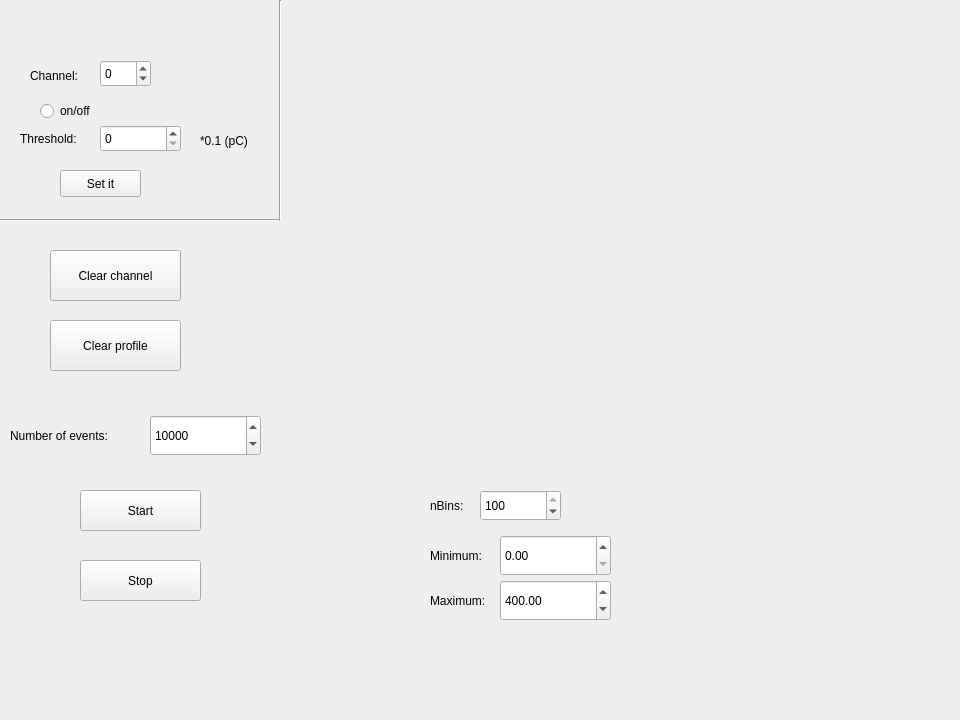
<?xml version="1.0" encoding="UTF-8"?>
<ui version="4.0">
 <class>QDC</class>
 <widget class="QWidget" name="QDC">
  <property name="geometry">
   <rect>
    <x>0</x>
    <y>0</y>
    <width>960</width>
    <height>720</height>
   </rect>
  </property>
  <property name="windowTitle">
   <string>Form</string>
  </property>
  <widget class="QLabel" name="label">
   <property name="geometry">
    <rect>
     <x>30</x>
     <y>60</y>
     <width>71</width>
     <height>31</height>
    </rect>
   </property>
   <property name="text">
    <string>Channel: </string>
   </property>
  </widget>
  <widget class="QSpinBox" name="spinBox_qdc_channelN">
   <property name="geometry">
    <rect>
     <x>100</x>
     <y>60</y>
     <width>51</width>
     <height>27</height>
    </rect>
   </property>
   <property name="minimum">
    <number>-1</number>
   </property>
   <property name="maximum">
    <number>31</number>
   </property>
  </widget>
  <widget class="QRadioButton" name="radioButton_qdc_enable">
   <property name="geometry">
    <rect>
     <x>40</x>
     <y>100</y>
     <width>81</width>
     <height>22</height>
    </rect>
   </property>
   <property name="text">
    <string>on/off</string>
   </property>
  </widget>
  <widget class="QLabel" name="label_2">
   <property name="geometry">
    <rect>
     <x>20</x>
     <y>130</y>
     <width>81</width>
     <height>17</height>
    </rect>
   </property>
   <property name="text">
    <string>Threshold: </string>
   </property>
  </widget>
  <widget class="QSpinBox" name="spinBox_qdc_threshold">
   <property name="geometry">
    <rect>
     <x>100</x>
     <y>125</y>
     <width>81</width>
     <height>27</height>
    </rect>
   </property>
   <property name="maximum">
    <number>4080</number>
   </property>
   <property name="singleStep">
    <number>16</number>
   </property>
  </widget>
  <widget class="QPushButton" name="pushButton">
   <property name="geometry">
    <rect>
     <x>60</x>
     <y>170</y>
     <width>81</width>
     <height>27</height>
    </rect>
   </property>
   <property name="text">
    <string>Set it</string>
   </property>
  </widget>
  <widget class="Line" name="line">
   <property name="geometry">
    <rect>
     <x>0</x>
     <y>210</y>
     <width>281</width>
     <height>20</height>
    </rect>
   </property>
   <property name="baseSize">
    <size>
     <width>0</width>
     <height>0</height>
    </size>
   </property>
   <property name="orientation">
    <enum>Qt::Horizontal</enum>
   </property>
  </widget>
  <widget class="Line" name="line_2">
   <property name="geometry">
    <rect>
     <x>270</x>
     <y>0</y>
     <width>20</width>
     <height>221</height>
    </rect>
   </property>
   <property name="orientation">
    <enum>Qt::Vertical</enum>
   </property>
  </widget>
  <widget class="QPushButton" name="pushButton_clearChannel">
   <property name="geometry">
    <rect>
     <x>50</x>
     <y>250</y>
     <width>131</width>
     <height>51</height>
    </rect>
   </property>
   <property name="text">
    <string>Clear channel</string>
   </property>
  </widget>
  <widget class="QCustomPlot" name="qdc_profile" native="true">
   <property name="geometry">
    <rect>
     <x>340</x>
     <y>20</y>
     <width>581</width>
     <height>441</height>
    </rect>
   </property>
  </widget>
  <widget class="QLabel" name="label_3">
   <property name="geometry">
    <rect>
     <x>430</x>
     <y>480</y>
     <width>41</width>
     <height>51</height>
    </rect>
   </property>
   <property name="text">
    <string>nBins: </string>
   </property>
  </widget>
  <widget class="QLabel" name="label_4">
   <property name="geometry">
    <rect>
     <x>430</x>
     <y>540</y>
     <width>81</width>
     <height>31</height>
    </rect>
   </property>
   <property name="text">
    <string>Minimum:</string>
   </property>
  </widget>
  <widget class="QLabel" name="label_5">
   <property name="geometry">
    <rect>
     <x>430</x>
     <y>590</y>
     <width>71</width>
     <height>21</height>
    </rect>
   </property>
   <property name="text">
    <string>Maximum:</string>
   </property>
  </widget>
  <widget class="QSpinBox" name="spinBox_qdc_nbins">
   <property name="geometry">
    <rect>
     <x>480</x>
     <y>490</y>
     <width>81</width>
     <height>31</height>
    </rect>
   </property>
   <property name="maximum">
    <number>100</number>
   </property>
   <property name="value">
    <number>100</number>
   </property>
  </widget>
  <widget class="QLabel" name="label_6">
   <property name="geometry">
    <rect>
     <x>10</x>
     <y>410</y>
     <width>131</width>
     <height>51</height>
    </rect>
   </property>
   <property name="text">
    <string>Number of events:</string>
   </property>
  </widget>
  <widget class="QSpinBox" name="spinBox_qdc_nevents">
   <property name="geometry">
    <rect>
     <x>150</x>
     <y>415</y>
     <width>111</width>
     <height>41</height>
    </rect>
   </property>
   <property name="maximum">
    <number>10000000</number>
   </property>
   <property name="value">
    <number>10000</number>
   </property>
  </widget>
  <widget class="QPushButton" name="pushButton_qdc_startprofile">
   <property name="geometry">
    <rect>
     <x>80</x>
     <y>490</y>
     <width>121</width>
     <height>41</height>
    </rect>
   </property>
   <property name="text">
    <string>Start</string>
   </property>
  </widget>
  <widget class="QPushButton" name="pushButton_stopprofile">
   <property name="geometry">
    <rect>
     <x>80</x>
     <y>560</y>
     <width>121</width>
     <height>41</height>
    </rect>
   </property>
   <property name="text">
    <string>Stop</string>
   </property>
  </widget>
  <widget class="QDoubleSpinBox" name="doubleSpinBox_qdc_vmin">
   <property name="geometry">
    <rect>
     <x>500</x>
     <y>535</y>
     <width>111</width>
     <height>41</height>
    </rect>
   </property>
   <property name="maximum">
    <double>100.000000000000000</double>
   </property>
  </widget>
  <widget class="QDoubleSpinBox" name="doubleSpinBox_qdc_vmax">
   <property name="geometry">
    <rect>
     <x>500</x>
     <y>580</y>
     <width>111</width>
     <height>41</height>
    </rect>
   </property>
   <property name="minimum">
    <double>100.000000000000000</double>
   </property>
   <property name="maximum">
    <double>4000.000000000000000</double>
   </property>
   <property name="value">
    <double>400.000000000000000</double>
   </property>
  </widget>
  <widget class="QPushButton" name="pushButton_clearProfile">
   <property name="geometry">
    <rect>
     <x>50</x>
     <y>320</y>
     <width>131</width>
     <height>51</height>
    </rect>
   </property>
   <property name="text">
    <string>Clear profile</string>
   </property>
  </widget>
  <widget class="QLabel" name="label_7">
   <property name="geometry">
    <rect>
     <x>200</x>
     <y>125</y>
     <width>59</width>
     <height>31</height>
    </rect>
   </property>
   <property name="text">
    <string>*0.1 (pC)</string>
   </property>
  </widget>
 </widget>
 <customwidgets>
  <customwidget>
   <class>QCustomPlot</class>
   <extends>QWidget</extends>
   <header location="global">qcustomplot.h</header>
   <container>1</container>
  </customwidget>
 </customwidgets>
 <resources/>
 <connections/>
</ui>
